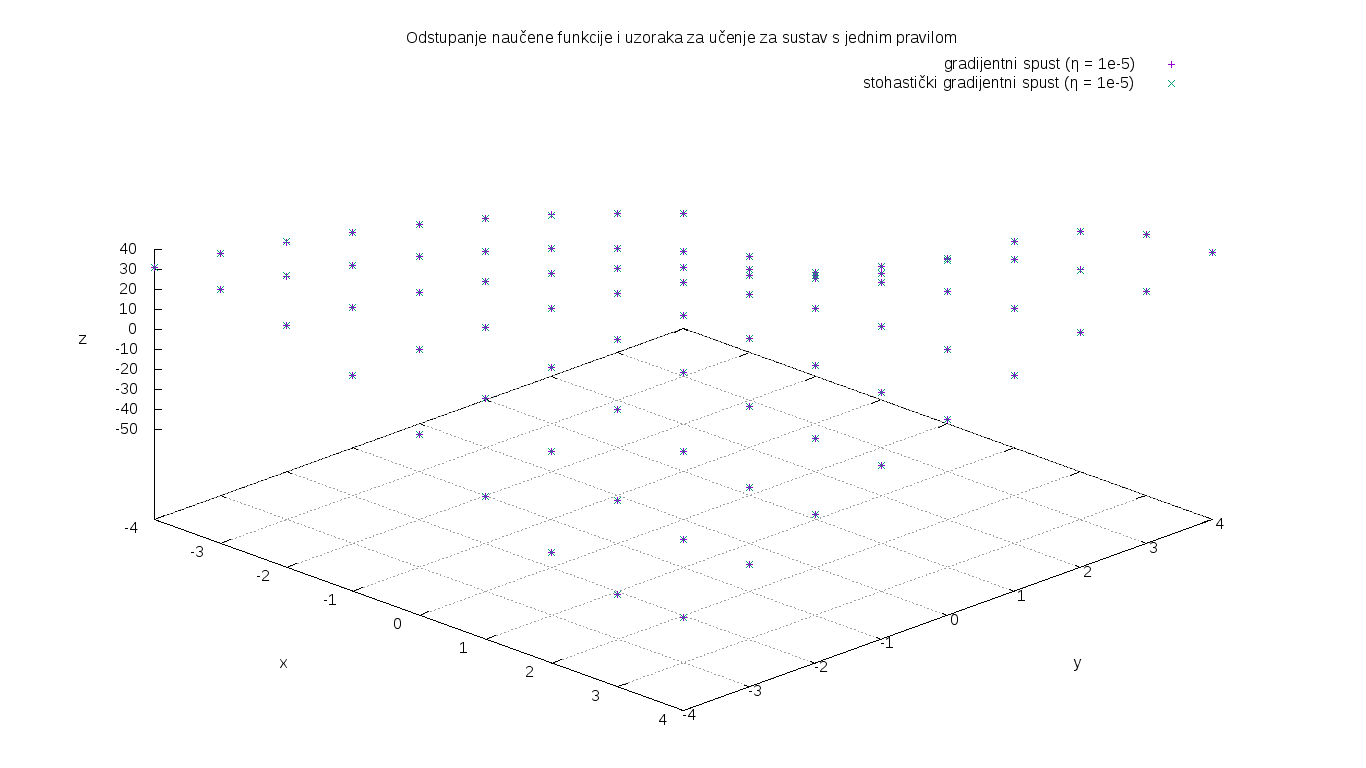

This chart was generated by the following gnuplot code:
set grid
set title "Odstupanje naučene funkcije i uzoraka za učenje za sustav s jednim pravilom"
set xlabel "x"
set ylabel "y"
set zlabel "z"
set view 45,45
set terminal png size 1366,768
set output "task_04d.png"
splot [-4:4] [-4:4] "task_04_gd_1_e.txt"  title "gradijentni spust (η = 1e-5)", \
                    "task_04_ogd_1_e.txt" title "stohastički gradijentni spust (η = 1e-5)"
